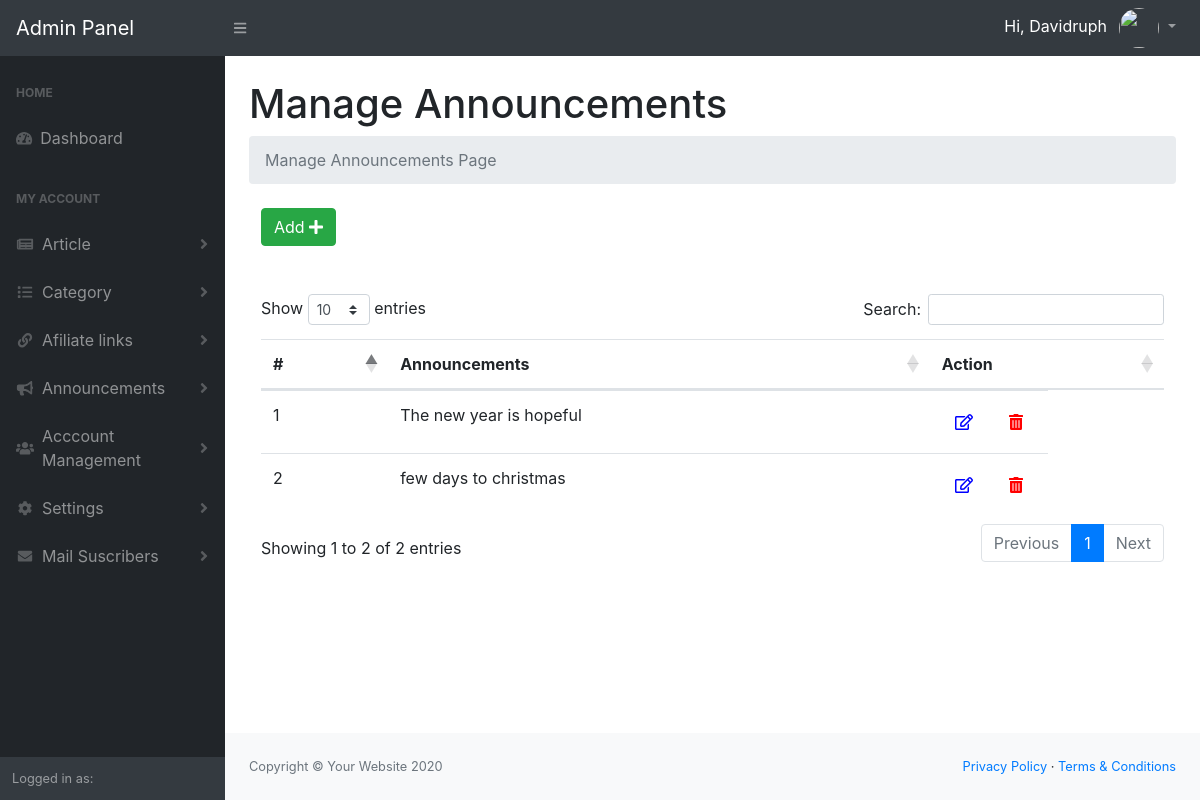
Screenshot of /admin/manage-announcements.php (signed in) with the database file from the repository.
### tables this page shows
CREATE TABLE IF NOT EXISTS `announcement` (
  `id` int(11) NOT NULL AUTO_INCREMENT,
  `announcement` varchar(255) NOT NULL,
  `Is_Active` int(11) NOT NULL,
  `created_on` timestamp NOT NULL DEFAULT CURRENT_TIMESTAMP ON UPDATE CURRENT_TIMESTAMP,
  PRIMARY KEY (`id`)
);

### admin/manage-announcements.php (the view, shortened to what this page needs)
<?php
require 'functions/dbconn.php';
$sql = 'SELECT * FROM announcement WHERE Is_Active=1';
$statement = $connection->prepare($sql);
$statement->execute();
$announcement = $statement->fetchAll(PDO::FETCH_ASSOC);
?>
<?php
    include('include/header.php');
?>
<?php
    include('include/sidebar.php');
?>
<main>
    <div class="container-fluid">
        <h1 class="mt-4">Manage Announcements</h1>
        <ol class="breadcrumb mb-4">
            <li class="breadcrumb-item active">Manage Announcements Page</li>
        </ol>
        <div class="col-md-12">
            <div class="demo-box m-t-20">
                <div class="m-b-30">
                    <a href="add-announcements.php">
                    <button id="addToTable" class="btn btn-success waves-effect waves-light">Add <i class="fa fa-plus" ></i></button>
                    </a>
                </div>
                <br>
                <br>
            <div class="table-responsive">
                <table class="table m-0 table-colored-bordered table-bordered-primary" id="dataTable">
                    <thead>
                        <tr>
                            <th>#</th>
                            <th>Announcements</th>
                            <th>Action</th>
                        </tr>
                    </thead>
                    <tbody>
                     <?php foreach($announcement as $ann): ?>
					<tr>
						<td><?php echo $ann['id']; ?></td>
            <td><?php echo $ann['announcement']; ?></td>
						<td style="display: inline-flex;">
              <form action="edit-announcement.php" method="post">
                  <button type="submit" name="btn_edit" class="btn" style="color: blue;"><i class="far fa-edit"></i></button>
              </form>
          <form action="manage-announcements.php" method="post">
              <button type="submit" name="delete_btn" class="btn" onclick="return confirm('Are you sure you want to delete this record?');" style="margin-left: 10px;color: red;"><i class="fas fa-trash-alt"></i></button>
          </form>
            </td>
					</tr>
          <?php endforeach; ?>
                    </tbody>
                </table>
                </div>
            </div>
        </div>
    </div>
</main>
<?php
    include('include/footer.php');
?>
<?php
    include('include/scripts.php');
?>

### rows the page displays
announcement: id "1", announcement "The new year is hopeful"
announcement: id "2", announcement "few days to christmas"

### other values shown
$user "Davidruph"
